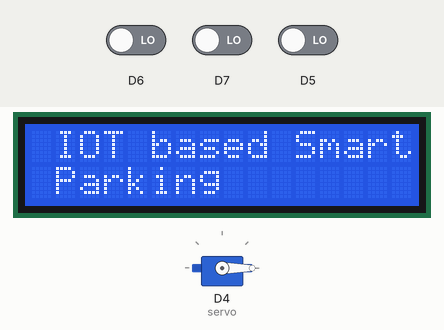
Simulated run of this sketch. Board: ESP8266 (NodeMCU). Parts: 16×2 character LCD, servo. The inputs (shaded band) are chosen by the test bench; at power-on: D5 LOW, D6 LOW, D7 LOW. WiFi joins after 1.5 s; servers stay silent unless stated; the Firebase database answers and starts empty; what the sketch prints to the serial monitor is not drawn.

Above: at 2.1 s.
At 9.7 s:
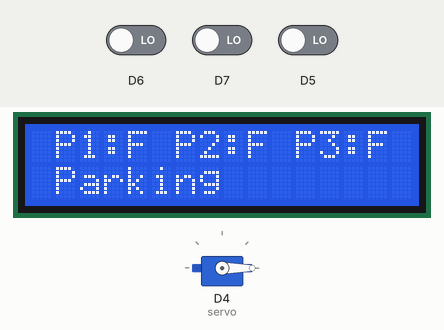
9.8 s: D5 driven HIGH
11.5 s: D6 driven HIGH
At 12.2 s:
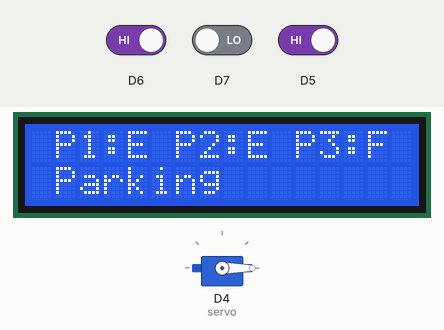
13.2 s: D7 driven HIGH
14.8 s: D6 driven LOW
At 15.6 s:
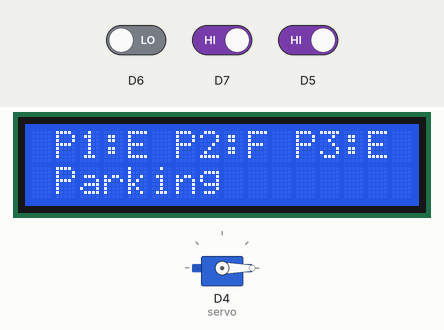
16.5 s: D5 driven LOW
18.3 s: D6 driven HIGH
At 19.1 s:
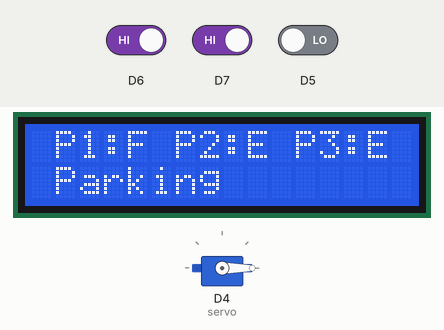
Timing chart, 0 to 20.9 s (numbered marks = the images above; inputs shaded):
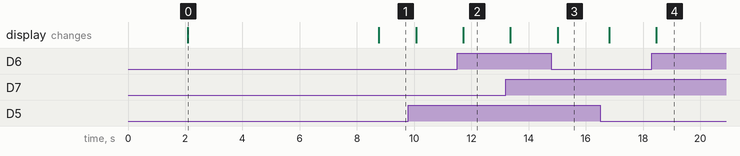

Measured:
- after the input at 11.5 s, the display: changes after 0.22 s (image 2)
- after the input at 14.8 s, the display: changes after 0.21 s (image 3)
- after the input at 18.3 s, the display: changes after 0.17 s (image 4)
- what the display in image 0 shows lasts 6.7 s, from 2.1 s to 8.8 s

The sketch:

parking.ino
```cpp
// Load Wi-Fi library
#include <ESP8266WiFi.h>
#include <LiquidCrystal_I2C.h>
#include <Servo.h>
#include <FirebaseArduino.h>

Servo servo;

LiquidCrystal_I2C lcd(0x27,16,2);

// Replace with your network credentials
const char* ssid     = "tsukuyomi";
const char* password = "123456789";


#define FIREBASE_HOST "parking-8b845-default-rtdb.firebaseio.com"
#define FIREBASE_AUTH "1sdKw8nqNBJFx7PEjyR9ac01JZ15LaKRdGYQ20TN"


int value1,value2,value3;


WiFiServer server(80);


String output5State = "off";
String output4State = "off";

const int output5 = 5;
const int output4 = 4;


unsigned long currentTime = millis();

unsigned long previousTime = 0;

const long timeoutTime = 2000;

void setup() {
  Serial.begin(115200);
  lcd.init();
  lcd.backlight();
  delay(1000);
  servo.attach(2);
  delay(1000);
  servo.write(0);
  pinMode(D5,INPUT);
  pinMode(D6,INPUT);
  pinMode(D7,INPUT);
  lcd.setCursor(1,0);
  lcd.print("IOT based Smart  ");
  lcd.setCursor(1,1);
  lcd.print("Parking  ");
  delay(5000);

  // Connect to Wi-Fi network with SSID and password
  Serial.print("Connecting to ");
  Serial.println(ssid);
  WiFi.begin(ssid, password);
  while (WiFi.status() != WL_CONNECTED) {
    delay(500);
    Serial.print(".");
  }
  // Print local IP address and start web server
  Serial.println("");
  Serial.println("WiFi connected.");
  Serial.println("IP address: ");
  Serial.println(WiFi.localIP());

  Serial.println();
  Serial.print("connected: ");
  Serial.println(WiFi.localIP());

  Firebase.begin(FIREBASE_HOST, FIREBASE_AUTH);

}


void loop(){

  value1=digitalRead(D5);
  value2=digitalRead(D6);
  value3=digitalRead(D7);
  Serial.println(value1);
  if(Firebase.getString("open/message")=="open"){

    //Firebase.setString("open/message","close");
    servo.write(90);
    delay(3000);
    servo.write(0);
    delay(1000);
  }
  Serial.println("here");
  if(value1==1 && value2==1 && value3==1){
                  lcd.setCursor(1,0);
                lcd.print("P1:E P2:E P3:E ");
                output5State="P1:E P2:E P3:E ";

                  }
                  else if(value1==1 && value2==1 && value3==0){
                  lcd.setCursor(1,0);
                lcd.print("P1:E P2:E P3:F ");output5State="P1:E P2:E P3:F ";

                  }else if(value1==1 && value2==0 && value3==1){
                  lcd.setCursor(1,0);
                lcd.print("P1:E P2:F P3:E ");output5State="P1:E P2:F P3:E ";

                  }else if(value1==1 && value2==0 && value3==0){
                  lcd.setCursor(1,0);
                lcd.print("P1:E P2:F P3:F ");output5State="P1:E P2:F P3:F ";

                  }else if(value1==0 && value2==1 && value3==1){
                  lcd.setCursor(1,0);
                lcd.print("P1:F P2:E P3:E ");output5State="P1:F P2:E P3:E ";

                  }else if(value1==0 && value2==1 && value3==0){
                  lcd.setCursor(1,0);
                lcd.print("P1:F P2:E P3:F ");output5State="P1:F P2:E P3:F ";

                  }else if(value1==0 && value2==0 && value3==1){
                  lcd.setCursor(1,0);
                lcd.print("P1:F P2:F P3:E ");output5State="P1:F P2:F P3:E ";

                  }else if(value1==0 && value2==0 && value3==0){
                  lcd.setCursor(1,0);
                lcd.print("P1:F P2:F P3:F ");output5State="P1:F P2:F P3:F ";

                  }

}
```
